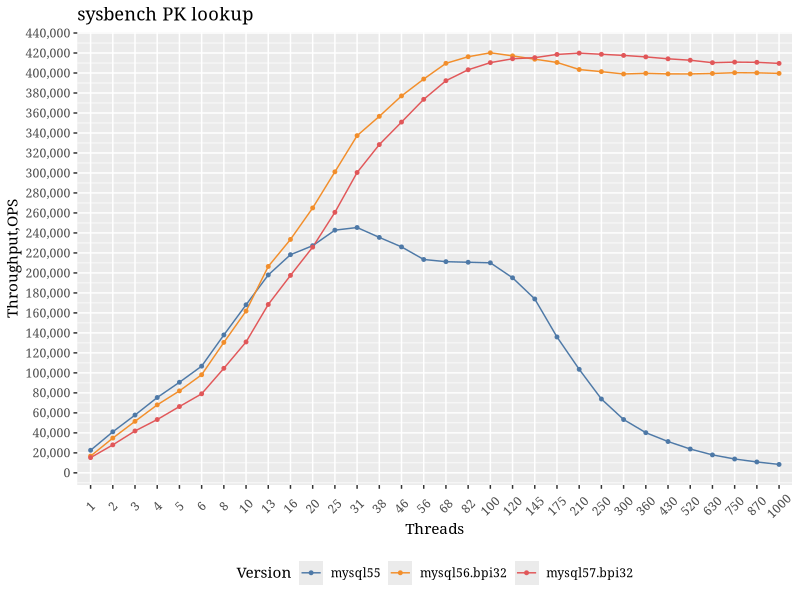
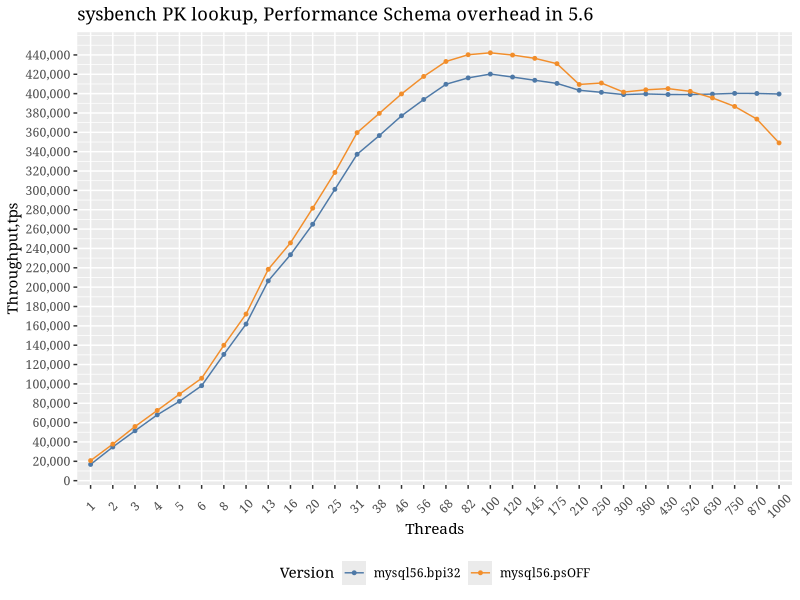
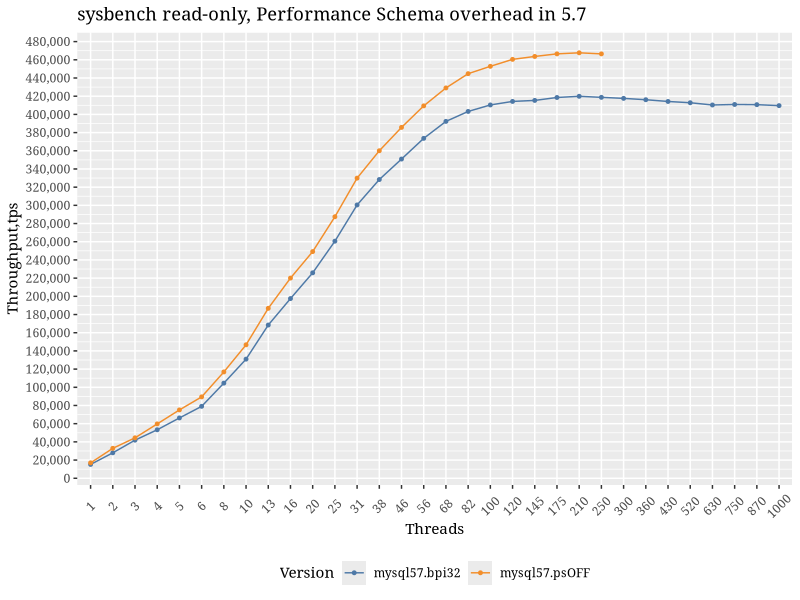
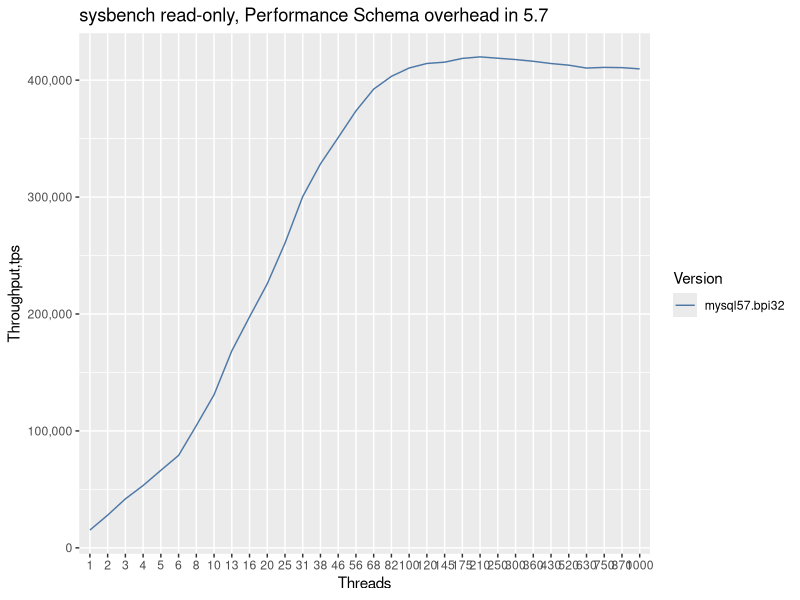

Recreate these plots in R, in order.
## ---- chunk 1
knitr::opts_chunk$set(echo = TRUE)
library(ggplot2)
library(ggthemes)
library(reshape2)
library(knitr)

tm<-theme(legend.position="bottom",
          text=element_text(family="Georgia"),
          strip.background = element_rect(colour="red", fill="#CCCCFF"))

guides(colour = guide_legend(override.aes = list(size=4)))

data = read.table("../summary.csv",sep=",",header=F)
data1=subset(data,V1>100)
attach(data1)
aggdata <-aggregate(data1, by=list(V4,V5),FUN=mean, na.rm=TRUE)
## ---- chunk 2
ss=subset(aggdata,(Group.2<=1000)&(Group.1 %in% c("mysql55","mysql56.bpi32","mysql57.bpi32") ))
#ss=subset(aggdata)

m <- ggplot(ss, 
            aes(x=as.factor(Group.2),y=as.numeric(V2),color=as.factor(Group.1),group=Group.1))
m+geom_line()+geom_point(size=1)+labs(x="Threads",y="Throughput,OPS",title="sysbench PK lookup")+scale_color_tableau(name="Version")+scale_y_continuous(breaks=seq(0, 450000, 20000),labels = scales::comma)+theme(axis.text.x  = element_text(angle=45, vjust=0.5))+tm
## ---- chunk 3
ss=subset(aggdata,(Group.2<=1000)&(Group.1 %in% c("mysql56.psOFF","mysql56.bpi32","mysql56.tiRC.no-perf-schema-compiled") ))
#ss=subset(aggdata)

m <- ggplot(ss, 
            aes(x=as.factor(Group.2),y=as.numeric(V2),color=as.factor(Group.1),group=Group.1))
m+geom_line()+geom_point(size=1)+labs(x="Threads",y="Throughput,tps",title="sysbench PK lookup, Performance Schema overhead in 5.6")+scale_color_tableau(name="Version")+scale_y_continuous(breaks=seq(0, 450000, 20000),labels = scales::comma)+theme(axis.text.x  = element_text(angle=45, vjust=0.5))+tm
## ---- chunk 4
ss=subset(aggdata,(Group.2<=1000)&(Group.1 %in% c("mysql57.bpi32","mysql57.psOFF","mysql57.tiRC.psALL_ON","mysql57.tiRC.no-perf-schema-compiled") ))
#ss=subset(aggdata)

m <- ggplot(ss, 
            aes(x=as.factor(Group.2),y=as.numeric(V2),color=as.factor(Group.1),group=Group.1))
m+geom_line()+geom_point(size=1)+labs(x="Threads",y="Throughput,tps",title="sysbench read-only, Performance Schema overhead in 5.7")+scale_color_tableau(name="Version")+scale_y_continuous(breaks=seq(0, 490000, 20000),labels = scales::comma)+theme(axis.text.x  = element_text(angle=45, vjust=0.5))+tm
## ---- chunk 5
ss=subset(aggdata,(Group.2<=1000)&(Group.1 %in% c("mysql57.bpi32","mysql57.ibpi32.imON") ))
#ss=subset(aggdata)

m <- ggplot(ss, 
            aes(x=as.factor(Group.2),y=as.numeric(V2),color=as.factor(Group.1),group=Group.1))
m+geom_line()+labs(x="Threads",y="Throughput,tps",title="sysbench read-only, Performance Schema overhead in 5.7")+scale_color_tableau(name="Version")+scale_y_continuous(labels = scales::comma)
## ---- chunk 6

Res<-data.frame(aggdata$Group.1, aggdata$Group.2, aggdata$V2)

#wide_format <- dcast(subset(Res,((aggdata.Group.1=="mysql55.itc75") | (aggdata.Group.1=="mysql56.itc75") | (aggdata.Group.1=="mysql57"))), aggdata.Group.2 ~ aggdata.Group.1)
wide_format <- dcast(subset(Res, is.element(aggdata.Group.1,c("mysql55","mysql56.bpi32","mysql57.bpi32","mysql56.psOFF","mysql57.psOFF") )), aggdata.Group.2 ~ aggdata.Group.1)

names(wide_format)<-c("Threads","MySQL 5.5","MySQL 5.6","MySQL 5.6 Perf_schema OFF","MySQL 5.7","MySQL 5.7 Perf_schema OFF")
#wide_format$`MySQL 5.5 / MySQL 5.6` = wide_format$`MySQL 5.5`/wide_format$`MySQL 5.6`
#wide_format$`MySQL 5.5 / MySQL 5.7` = wide_format$`MySQL 5.5`/wide_format$`MySQL 5.7`
#wide_format$`MySQL 5.6 / MySQL 5.7` = wide_format$`MySQL 5.6`/wide_format$`MySQL 5.7`
kable(wide_format, digits=2)
